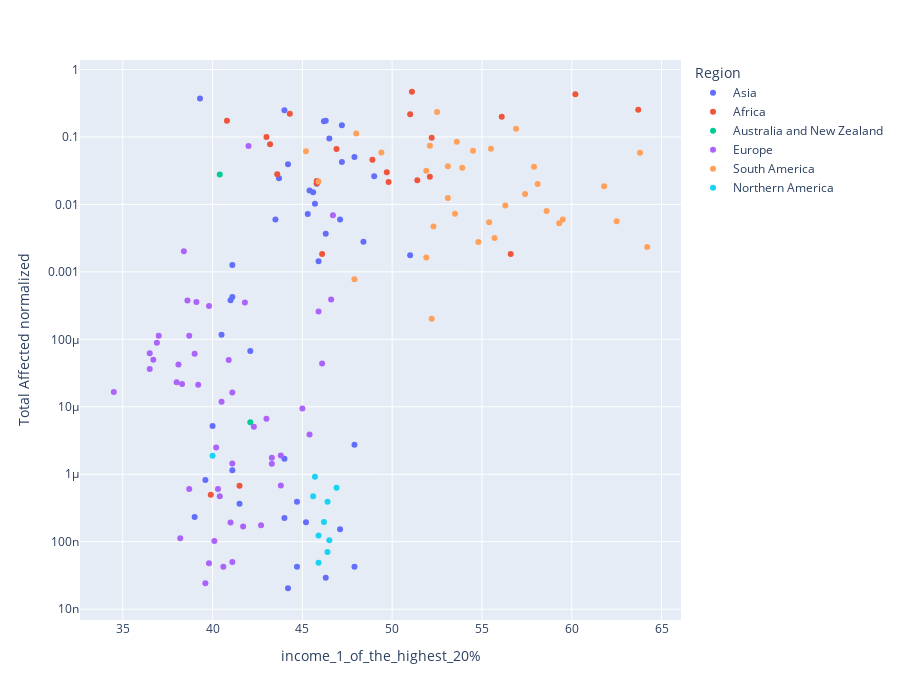

The notebook cell this image was saved under:
### Code cell
df = px.data.gapminder()
fig = px.scatter(Affected_dataset, x='income_1_of_the_highest_20%'
                 , y='Total Affected normalized', 
            color="Region", hover_name="Country Name",hover_data= ['Year'],
           log_x=False, log_y=True)

fig["layout"].pop("updatemenus") # optional, drop animation buttons
fig.update_layout(width=900, height=700)
fig.write_html("scatter_gdpc.html")
fig.show()

fig.write_html("income_1_of_the_second_20%.html")

### Figure 1 — Plotly figure (JSON) as saved in the notebook; plotly's stock layout.template omitted (floating-point values rounded to 4 significant figures)
{"data": [{"customdata": [[1993], [1996], [1997], [1999], [2000], [2000], [2002], [2002], [2002], [2003], [2005], [2005], [2005], [2007], [2007], [2008], [2008], [2008], [2009], [2009], [2010], [2010], [2010], [2012], [2013], [2013], [2013], [2014], [2015], [2015], [2015], [2015], [2015], [2016], [2016], [2016], [2017], [2017], [2018], [2018], [2019], [2019]], "hovertemplate": "<b>%{hovertext}</b><br><br>Region=Asia<br>income_1_of_the_highest_20%=%{x}<br>Total Affected normalized=%{y}<br>Year=%{customdata[0]}<extra></extra>", "hovertext": ["India", "Pakistan", "Vietnam", "China", "Georgia", "Uzbekistan", "China", "China", "Vietnam", "Indonesia", "China", "China", "Pakistan", "Cyprus", "Turkiye", "China", "Japan", "Thailand", "India", "Kyrgyz Republic", "China", "Japan", "Thailand", "Thailand", "China", "China", "Japan", "China", "Indonesia", "India", "India", "Pakistan", "Philippines", "China", "India", "Sri Lanka", "China", "India", "India", "Pakistan", "India", "Sri Lanka"], "legendgroup": "Asia", "marker": {"color": "#636efa", "symbol": "circle"}, "mode": "markers", "name": "Asia", "orientation": "v", "showlegend": true, "type": "scatter", "x": [41.1, 39, 44.2, 45.6, 46.2, 43.7, 47.9, 47.9, 45.4, 42.1, 47.1, 47.1, 41.1, 40, 44.7, 48.4, 41.5, 47.2, 44.2, 39.3, 49, 40.5, 46.5, 46.3, 46.3, 46.3, 41.1, 45.8, 47.9, 44, 44, 41, 51, 45.3, 44, 47.2, 45.9, 45.2, 43.5, 39.6, 44.7, 45.7], "xaxis": "x", "y": [0.001268, 2.332e-07, 0.03944, 0.01517, 0.1707, 0.02434, 0.05042, 2.734e-06, 0.01612, 6.724e-05, 0.005963, 1.534e-07, 1.147e-06, 5.214e-06, 4.257e-08, 0.002793, 3.67e-07, 0.1485, 2.043e-08, 0.3715, 0.02616, 0.0001171, 0.09495, 0.1735, 0.003668, 2.934e-08, 0.0004237, 0.02021, 4.246e-08, 0.2495, 1.699e-06, 0.0003792, 0.001763, 0.007206, 2.241e-07, 0.04245, 0.001432, 1.949e-07, 0.00599, 8.192e-07, 3.904e-07, 0.01019], "yaxis": "y"}, {"customdata": [[1993], [1994], [1995], [1998], [1999], [2002], [2002], [2005], [2005], [2005], [2006], [2008], [2011], [2011], [2011], [2014], [2015], [2015], [2015], [2015], [2016], [2017], [2018]], "hovertemplate": "<b>%{hovertext}</b><br><br>Region=Africa<br>income_1_of_the_highest_20%=%{x}<br>Total Affected normalized=%{y}<br>Year=%{customdata[0]}<extra></extra>", "hovertext": ["Mauritania", "Kenya", "Egypt, Arab Rep.", "Burkina Faso", "Uganda", "Guinea-Bissau", "Uganda", "Kenya", "Niger", "Uganda", "Mali", "Mozambique", "Niger", "Senegal", "Tanzania", "Burkina Faso", "Egypt, Arab Rep.", "Ethiopia", "Gambia, The", "Namibia", "Eswatini", "Zimbabwe", "Senegal"], "legendgroup": "Africa", "marker": {"color": "#EF553B", "symbol": "circle"}, "mode": "markers", "name": "Africa", "orientation": "v", "showlegend": true, "type": "scatter", "x": [56.1, 48.9, 39.9, 56.6, 49.7, 43.2, 52.1, 52.2, 51, 49.8, 46.1, 51.4, 40.8, 46.9, 45.8, 44.3, 41.5, 43, 43.6, 63.7, 60.2, 51.1, 45.8], "xaxis": "x", "y": [0.1996, 0.04592, 4.987e-07, 0.001848, 0.03007, 0.07778, 0.02564, 0.09765, 0.2165, 0.02147, 0.001835, 0.02289, 0.1736, 0.06601, 0.02219, 0.2201, 6.754e-07, 0.09954, 0.02801, 0.2541, 0.4306, 0.4678, 0.02055], "yaxis": "y"}, {"customdata": [[1995], [2014]], "hovertemplate": "<b>%{hovertext}</b><br><br>Region=Australia and New Zealand<br>income_1_of_the_highest_20%=%{x}<br>Total Affected normalized=%{y}<br>Year=%{customdata[0]}<extra></extra>", "hovertext": ["Australia", "Australia"], "legendgroup": "Australia and New Zealand", "marker": {"color": "#00cc96", "symbol": "circle"}, "mode": "markers", "name": "Australia and New Zealand", "orientation": "v", "showlegend": true, "type": "scatter", "x": [40.4, 42.1], "xaxis": "x", "y": [0.02778, 5.921e-06], "yaxis": "y"}, {"customdata": [[1995], [1998], [2000], [2000], [2001], [2003], [2003], [2003], [2003], [2003], [2003], [2003], [2003], [2003], [2003], [2004], [2005], [2006], [2006], [2006], [2006], [2006], [2006], [2006], [2007], [2007], [2007], [2007], [2007], [2007], [2007], [2007], [2010], [2011], [2012], [2013], [2015], [2015], [2018], [2019], [2019], [2019], [2019], [2019], [2019], [2019], [2019]], "hovertemplate": "<b>%{hovertext}</b><br><br>Region=Europe<br>income_1_of_the_highest_20%=%{x}<br>Total Affected normalized=%{y}<br>Year=%{customdata[0]}<extra></extra>", "hovertext": ["Spain", "Italy", "Greece", "Moldova", "Russian Federation", "Austria", "Belgium", "Germany", "Spain", "France", "United Kingdom", "Italy", "Luxembourg", "Portugal", "Russian Federation", "Spain", "Portugal", "Belgium", "Germany", "Spain", "France", "Netherlands", "Portugal", "Romania", "Austria", "Bulgaria", "Greece", "Hungary", "Italy", "Moldova", "Romania", "Slovak Republic", "Russian Federation", "Italy", "Moldova", "United Kingdom", "Belgium", "France", "Spain", "Austria", "Belgium", "Germany", "Spain", "France", "United Kingdom", "Italy", "Netherlands"], "legendgroup": "Europe", "marker": {"color": "#ab63fa", "symbol": "circle"}, "mode": "markers", "name": "Europe", "orientation": "v", "showlegend": true, "type": "scatter", "x": [43.3, 42.7, 41.1, 43.8, 43.8, 38.1, 37, 38.7, 39.1, 39.8, 42.3, 41.8, 38.6, 45.9, 46.7, 40.3, 46.1, 36.9, 39.6, 40.4, 38.3, 39, 45.4, 45, 38.7, 43, 41.1, 36.7, 40.1, 42, 43.3, 34.5, 46.6, 41.7, 38.4, 40.5, 36.5, 40.9, 41, 38.2, 36.5, 39.8, 40.6, 39.2, 40.2, 41.1, 38], "xaxis": "x", "y": [1.762e-06, 1.757e-07, 1.629e-05, 6.838e-07, 1.891e-06, 4.248e-05, 0.0001132, 0.0001133, 0.0003577, 0.0003131, 5.046e-06, 0.0003505, 0.0003764, 0.0002578, 0.006913, 6.058e-07, 4.399e-05, 8.912e-05, 2.428e-08, 4.73e-07, 2.181e-05, 6.118e-05, 3.896e-06, 9.437e-06, 6.027e-07, 6.627e-06, 1.448e-06, 4.972e-05, 1.027e-07, 0.0732, 1.437e-06, 1.656e-05, 0.0003902, 1.684e-07, 0.002028, 1.185e-05, 3.637e-05, 4.921e-05, 1.923e-07, 1.126e-07, 6.232e-05, 4.814e-08, 4.243e-08, 2.129e-05, 2.484e-06, 5.023e-08, 2.306e-05], "yaxis": "y"}, {"customdata": [[1998], [1999], [2000], [2001], [2001], [2001], [2004], [2004], [2005], [2007], [2008], [2008], [2009], [2009], [2009], [2012], [2012], [2012], [2013], [2013], [2013], [2013], [2014], [2014], [2014], [2014], [2014], [2014], [2016], [2018], [2018], [2018], [2019]], "hovertemplate": "<b>%{hovertext}</b><br><br>Region=South America<br>income_1_of_the_highest_20%=%{x}<br>Total Affected normalized=%{y}<br>Year=%{customdata[0]}<extra></extra>", "hovertext": ["Brazil", "Paraguay", "Bolivia", "Brazil", "Nicaragua", "El Salvador", "Bolivia", "Honduras", "Paraguay", "Brazil", "Bolivia", "Paraguay", "Ecuador", "Honduras", "Paraguay", "Brazil", "Honduras", "Paraguay", "Bolivia", "Bolivia", "Ecuador", "Paraguay", "Bolivia", "Brazil", "Guatemala", "Honduras", "Nicaragua", "El Salvador", "Bolivia", "Honduras", "El Salvador", "Uruguay", "Argentina"], "legendgroup": "South America", "marker": {"color": "#FFA15A", "symbol": "circle"}, "mode": "markers", "name": "South America", "orientation": "v", "showlegend": true, "type": "scatter", "x": [63.8, 58.6, 64.2, 62.5, 57.9, 55.5, 59.5, 61.8, 56.3, 59.3, 54.8, 55.7, 53.5, 55.4, 53.9, 58.1, 57.4, 52.5, 51.9, 51.9, 52.2, 53.1, 52.3, 56.9, 53.6, 54.5, 52.1, 48, 49.4, 53.1, 45.2, 45.9, 47.9], "xaxis": "x", "y": [0.05847, 0.007959, 0.002328, 0.005611, 0.0362, 0.0668, 0.005968, 0.01862, 0.009675, 0.005242, 0.002783, 0.003189, 0.007292, 0.005437, 0.03507, 0.02, 0.01422, 0.235, 0.03168, 0.001628, 0.0002013, 0.01249, 0.004688, 0.1327, 0.08493, 0.06263, 0.07409, 0.1127, 0.05904, 0.03676, 0.0616, 0.02188, 0.0007796], "yaxis": "y"}, {"customdata": [[1998], [1999], [2000], [2001], [2002], [2005], [2006], [2011], [2012], [2018]], "hovertemplate": "<b>%{hovertext}</b><br><br>Region=Northern America<br>income_1_of_the_highest_20%=%{x}<br>Total Affected normalized=%{y}<br>Year=%{customdata[0]}<extra></extra>", "hovertext": ["United States", "United States", "United States", "United States", "United States", "United States", "United States", "United States", "United States", "Canada"], "legendgroup": "Northern America", "marker": {"color": "#19d3f3", "symbol": "circle"}, "mode": "markers", "name": "Northern America", "orientation": "v", "showlegend": true, "type": "scatter", "x": [45.6, 45.7, 45.9, 46.2, 45.9, 46.5, 46.9, 46.4, 46.4, 40], "xaxis": "x", "y": [4.713e-07, 9.21e-07, 1.24e-07, 1.965e-07, 4.867e-08, 1.049e-07, 6.301e-07, 7.061e-08, 3.919e-07, 1.889e-06], "yaxis": "y"}], "layout": {"height": 700, "legend": {"title": {"text": "Region"}, "tracegroupgap": 0}, "margin": {"t": 60}, "width": 900, "xaxis": {"anchor": "y", "autorange": true, "domain": [0, 1], "range": [32.61, 66.09], "title": {"text": "income_1_of_the_highest_20%"}, "type": "linear"}, "yaxis": {"anchor": "x", "autorange": true, "domain": [0, 1], "range": [-8.16, 0.1407], "title": {"text": "Total Affected normalized"}, "type": "log"}}}
